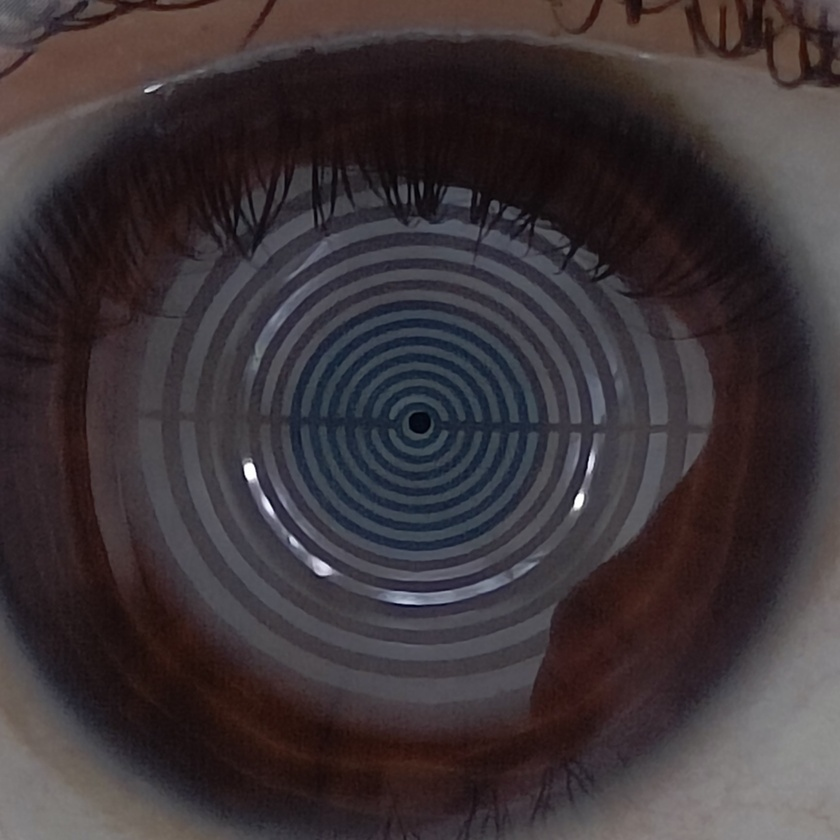
#> input picture topographer/C1/data/IMG20221012220608.jpg, 840 x 840 px, shrunk from 1730 x 1730 before the run, found by its file name
$ python imgout_gaussian.py
#> lines starting #> are read from the running program, lines starting #| are printed output that depends on the picture
import cv2
import numpy

img = cv2.imread("topographer\C1\data\IMG20221012220608.jpg")
#> img is the input picture: shape (840, 840, 3); mean B, G, R 56.1, 52.8, 60.8

# def gaus_blur(image, kernel_size):

# apply guassian blur on src image
image_blur = cv2.GaussianBlur(img,(7,7),cv2.BORDER_DEFAULT)

# display input and output image
cv2.imshow("Gaussian Smoothing",numpy.hstack((img, image_blur)))
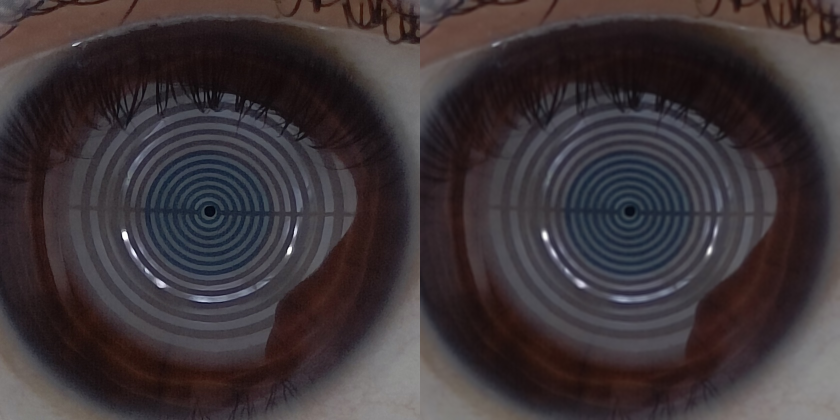
#> window 'Gaussian Smoothing': shape (840, 1680, 3) (shown at 1/2 size); mean B, G, R 56.1, 52.8, 60.8
cv2.waitKey(0) # waits until a key is pressed
cv2.imshow("op", image_blur)
cv2.waitKey(0)
# print(image_crop.shape)
# Const path
cv2.imwrite("topographer\C1\data\op\output_blur.jpg", image_blur)

$ run again, with topographer/C1/data/IMG20220701230309.jpg copied over topographer/C1/data/IMG20221012220608.jpg
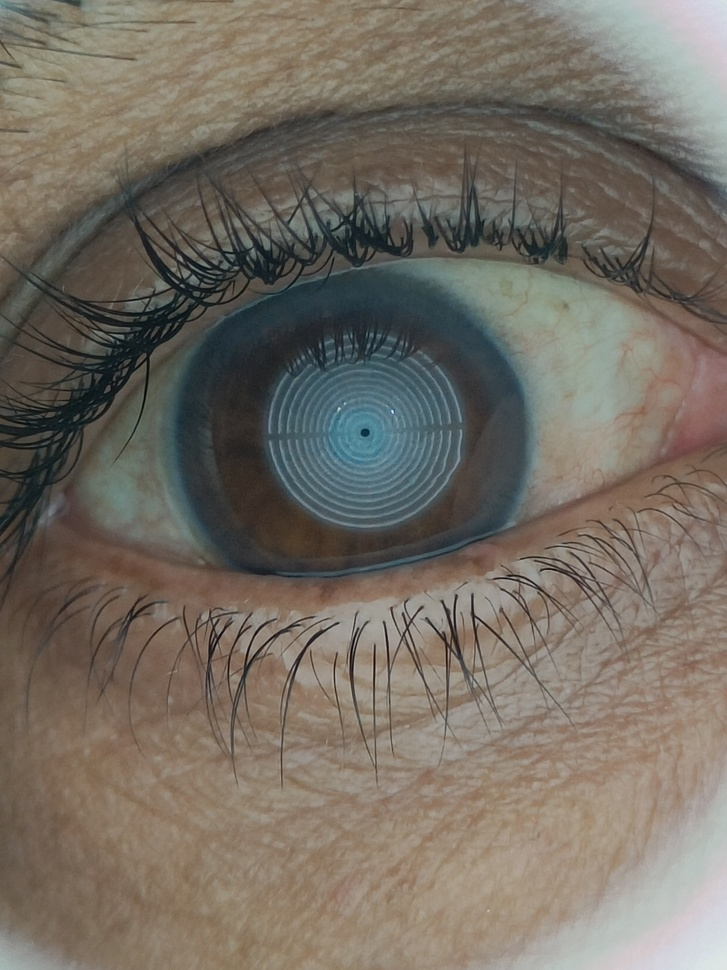
#> input picture topographer/C1/data/IMG20220701230309.jpg, 727 x 970 px, shrunk from 3072 x 4096 before the run, found by its file name
#> img is the input picture: shape (970, 727, 3); mean B, G, R 99.3, 109.4, 116.4
#> `cv2.imshow("Gaussian Smoothing",numpy.hstack((img, image_blur)))`:
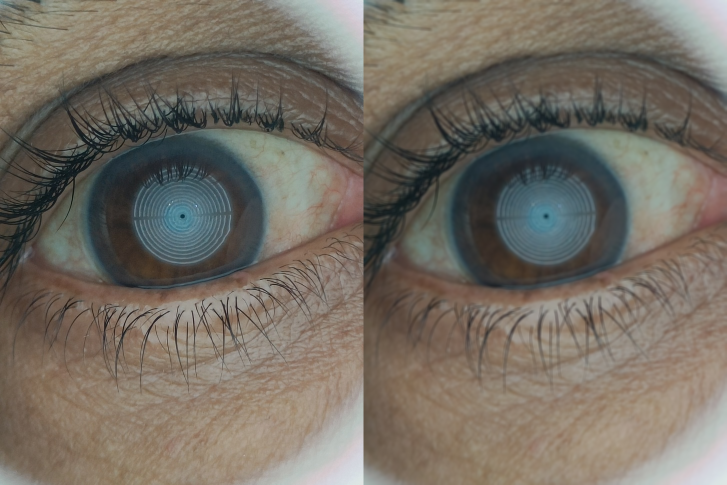
#> window 'Gaussian Smoothing': shape (970, 1454, 3) (shown at 1/2 size); mean B, G, R 99.3, 109.4, 116.4

$ run again, with topographer/C1/data/IMG20220701230513.jpg copied over topographer/C1/data/IMG20221012220608.jpg
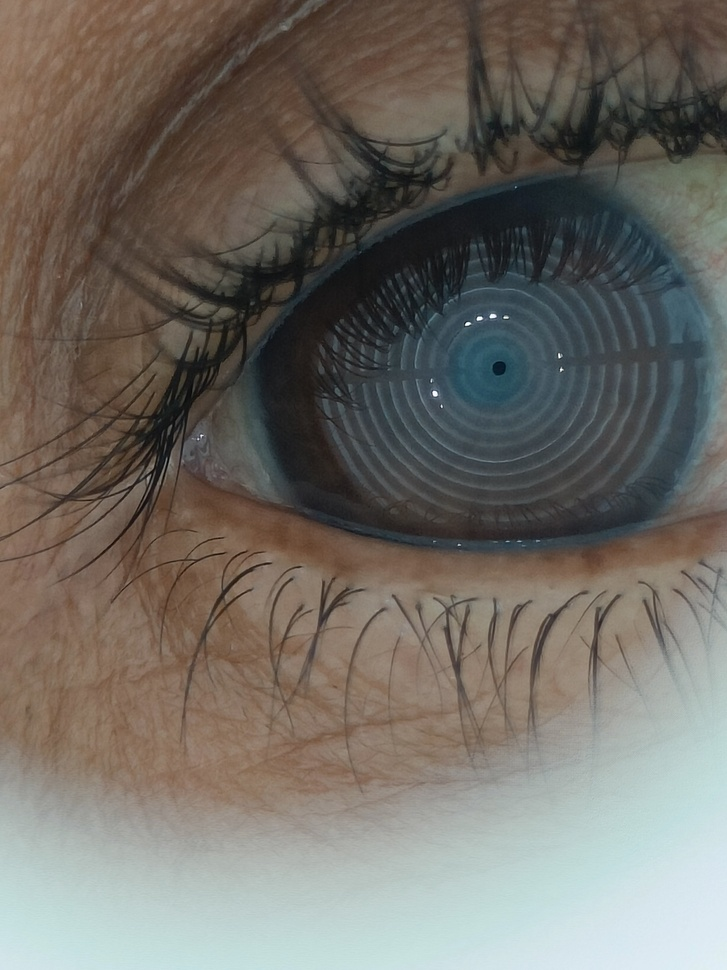
#> input picture topographer/C1/data/IMG20220701230513.jpg, 727 x 970 px, shrunk from 3072 x 4096 before the run, found by its file name
#> img is the input picture: shape (970, 727, 3); mean B, G, R 101.3, 108.4, 112.9
#> `cv2.imshow("Gaussian Smoothing",numpy.hstack((img, image_blur)))`:
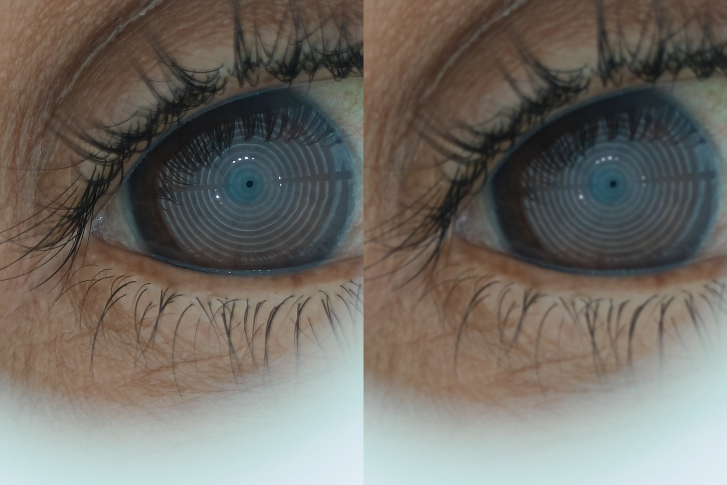
#> window 'Gaussian Smoothing': shape (970, 1454, 3) (shown at 1/2 size); mean B, G, R 101.3, 108.4, 112.9

$ run again, with topographer/C1/data/sagar.jpg copied over topographer/C1/data/IMG20221012220608.jpg
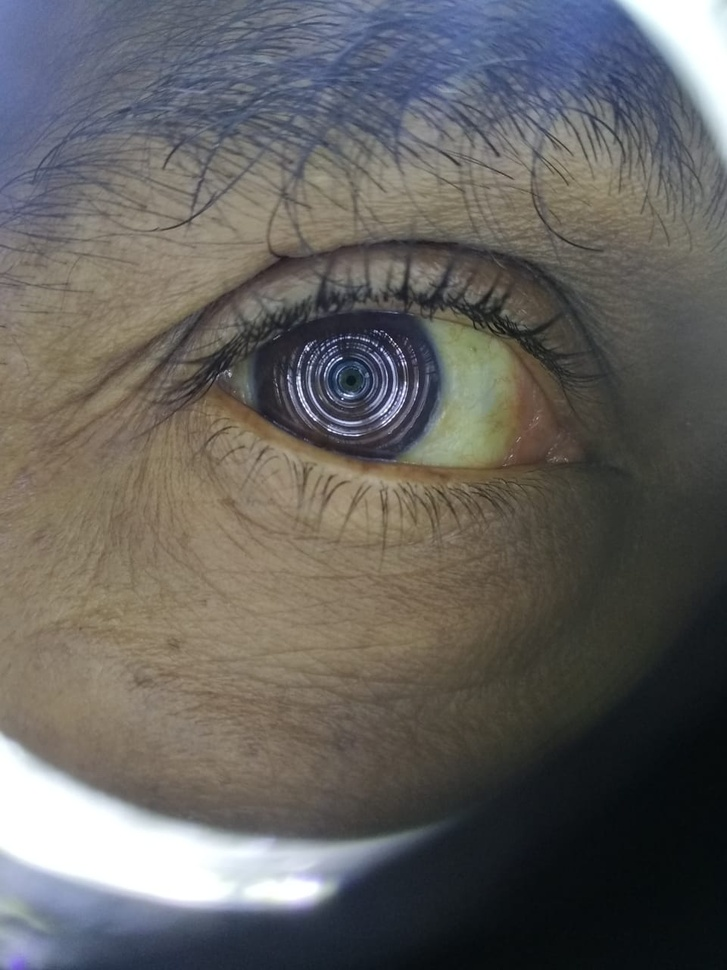
#> input picture topographer/C1/data/sagar.jpg, 727 x 970 px, shrunk from 960 x 1280 before the run, found by its file name
#> img is the input picture: shape (970, 727, 3); mean B, G, R 94.7, 97.2, 99.3
#> `cv2.imshow("Gaussian Smoothing",numpy.hstack((img, image_blur)))`:
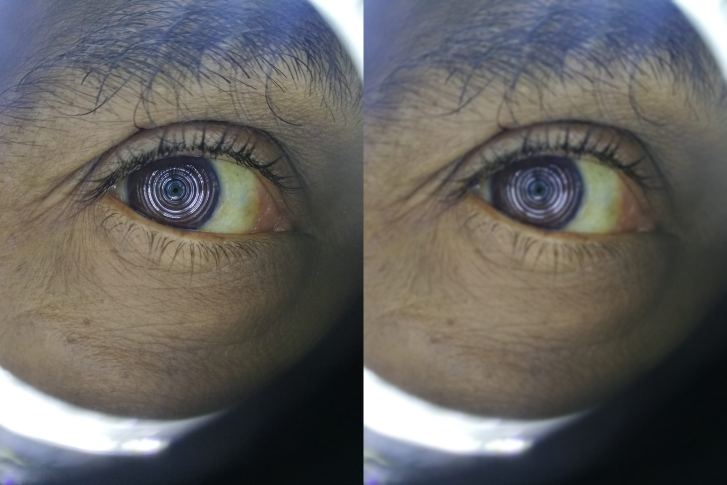
#> window 'Gaussian Smoothing': shape (970, 1454, 3) (shown at 1/2 size); mean B, G, R 94.7, 97.2, 99.3
